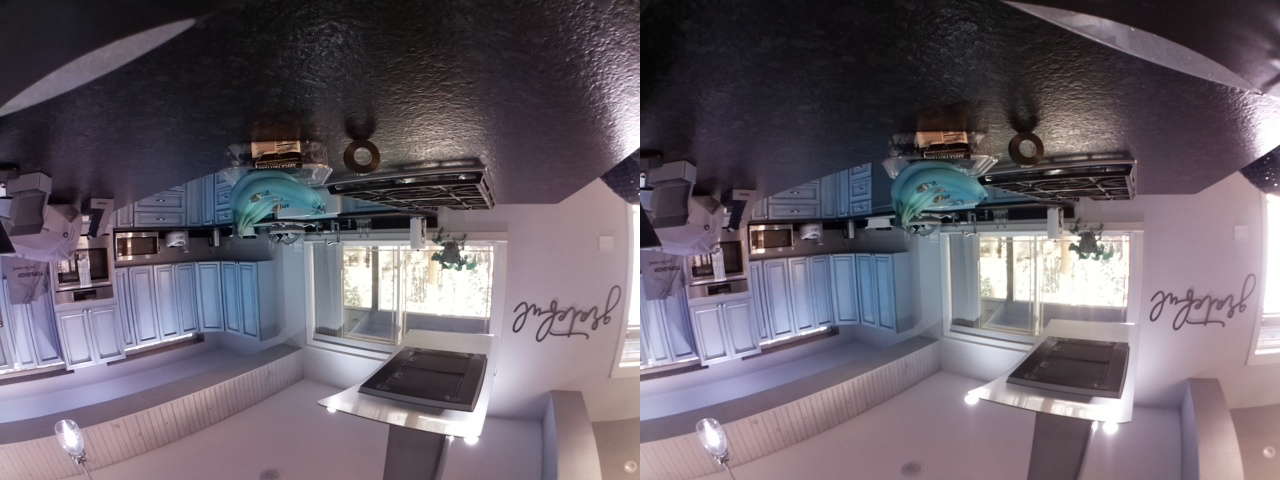
#> input picture Archive/Photos/sample_photo.jpg, 1280 x 480 px; its folder holds only this picture in this run
$ python rectify_images.py
#> lines starting #> are read from the running program, lines starting #| are printed output that depends on the picture
#> in rectify_image, pair_img is the input picture: shape (480, 1280, 3); mean B, G, R 105.7, 96.3, 104.5
'''
Camera_calibration.py takes in stereo images and resizes and recalibrates them
according to calibration data obtained through StereoPi calibration (https://github.com/realizator/stereopi-fisheye-robot/blob/master/4_calibration_fisheye.py)

Rectified photos are outputted in a 'Rectified_photos' folder.
'''

# Imports
import cv2
import os
import numpy as np
import json


# Global variables preset
calibration_data = r'./calibration_data/stereo_camera_calibration.npz'
raw_image_folder = r'./Photos/'
rectified_image_folder = r'./Rectified_photos/'
photo_width = 1280
photo_height = 480
image_width = 320
image_height = 240
dim = (photo_width, photo_height)
image_size = (image_width,image_height)

def correct_image(image):
	image = cv2.rotate(image, cv2.ROTATE_90_CLOCKWISE)
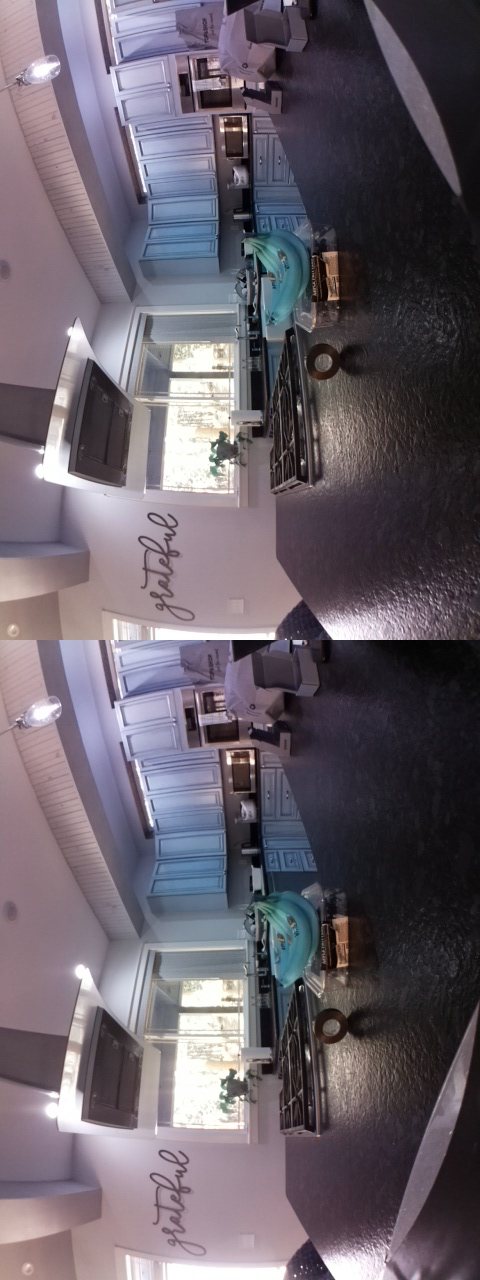
#> image: shape (1280, 480, 3); mean of channels 0, 1, 2 105.7, 96.3, 104.5; drawn as B, G, R
	image = cv2.rotate(image, cv2.ROTATE_90_CLOCKWISE)
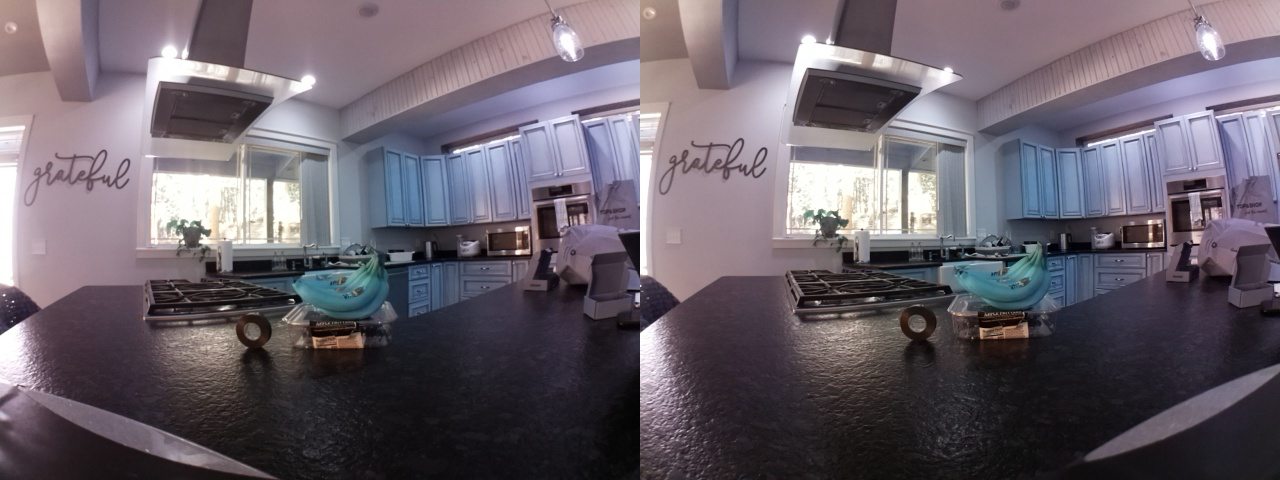
#> image: shape (480, 1280, 3); mean of channels 0, 1, 2 105.7, 96.3, 104.5; drawn as B, G, R
	image = cv2.cvtColor(image, cv2.COLOR_BGR2RGB)
	return image


# Takes in unmodified StereoPi image, resizes it, uses calibration data to rectify it
def rectify_image(image):
	# Read image
	pair_img = cv2.imread(image)

	# Correct channels and rotation
	pair_img = correct_image(pair_img)

	# Resize image
	# pair_img_resized = cv2.resize(pair_img, dim, interpolation = cv2.INTER_AREA)
	pair_img_resized = cv2.resize(pair_img, (image_width*2, image_height), interpolation=cv2.INTER_AREA)

	# Read image and split it in a stereo pair
	imgLeft = pair_img_resized[0:image_height,0:image_width] #Y+H and X+W
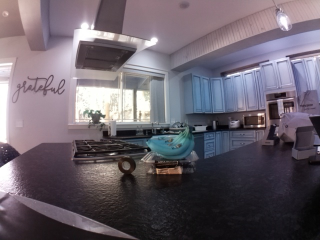
#> imgLeft: shape (240, 320, 3); mean R, G, B 106.2, 97.7, 107.1
	imgRight = pair_img_resized[0:image_height,image_width:] #Y+H and X+W
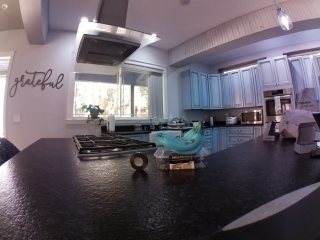
#> imgRight: shape (240, 320, 3); mean R, G, B 103.1, 95.2, 104.6

	# Implementing calibration data
	try:
		npzfile = np.load(calibration_data)
#> (reads Archive/calibration_data/stereo_camera_calibration.npz from the repository)
	except:
		print("Camera calibration data not found in cache, file " & './calibration_data/stereo_camera_calibration.npz')
		exit(0)

	imageSize = tuple(npzfile['imageSize'])
	leftMapX = npzfile['leftMapX']
	leftMapY = npzfile['leftMapY']
	rightMapX = npzfile['rightMapX']
	rightMapY = npzfile['rightMapY']

	width_left, height_left = imgLeft.shape[:2]
#> width_left = 240; height_left = 320
	width_right, height_right = imgRight.shape[:2]
#> width_right = 240; height_right = 320

	if 0 in [width_left, height_left, width_right, height_right]:
		print("Error: Can't remap image.")

	imgL = cv2.remap(imgLeft, leftMapX, leftMapY, interpolation=cv2.INTER_LINEAR, borderMode=cv2.BORDER_CONSTANT)
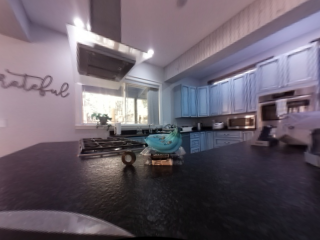
#> imgL: shape (240, 320, 3); mean R, G, B 103.9, 94.2, 105
	imgR = cv2.remap(imgRight, rightMapX, rightMapY, interpolation=cv2.INTER_LINEAR, borderMode=cv2.BORDER_CONSTANT)
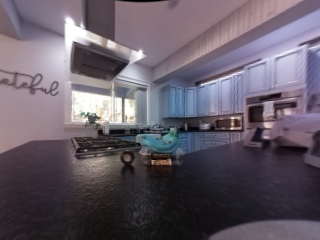
#> imgR: shape (240, 320, 3); mean R, G, B 101.1, 92.1, 103.3

	# Recombine images
	rectified_image = np.concatenate((imgL, imgR), axis=1)
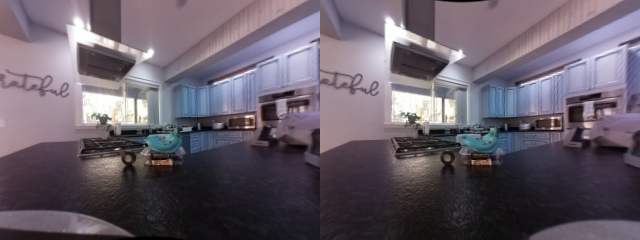
#> rectified_image: shape (240, 640, 3); mean R, G, B 102.5, 93.1, 104.2
	rectified_image = cv2.resize(rectified_image, (photo_width, photo_height), interpolation=cv2.INTER_AREA)
#> rectified_image: shape (480, 1280, 3)

	# Return rectified image
	return rectified_image


def main():
	for image in os.listdir(raw_image_folder):
		img = os.path.join(raw_image_folder, image)
		print(f'Rectifying: {image}')
		rectified_image = rectify_image(img)

		save_path = os.path.join(rectified_image_folder, 'rectified_' + str(image))
		cv2.imwrite(save_path, rectified_image)


if __name__ == "__main__":
	main()
